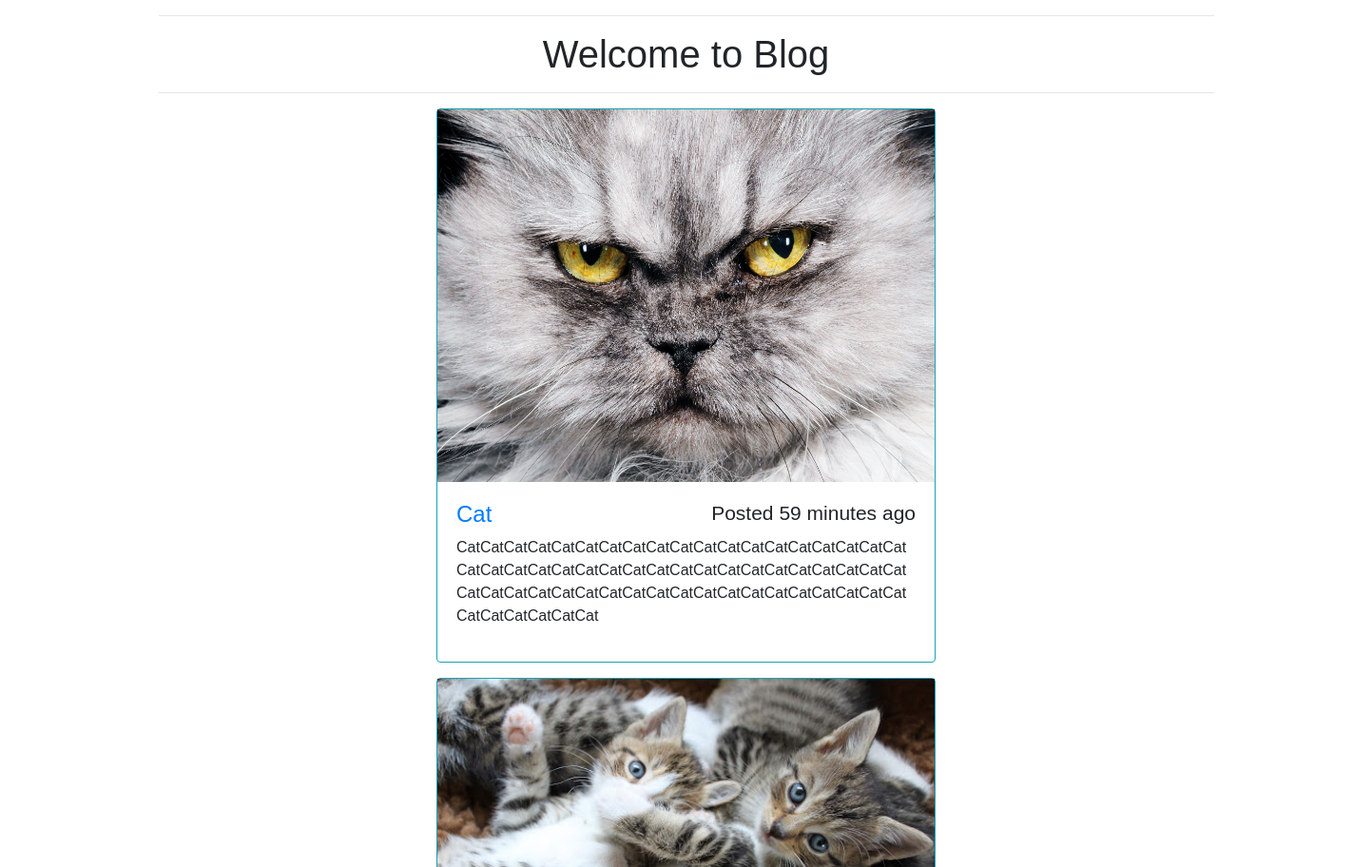
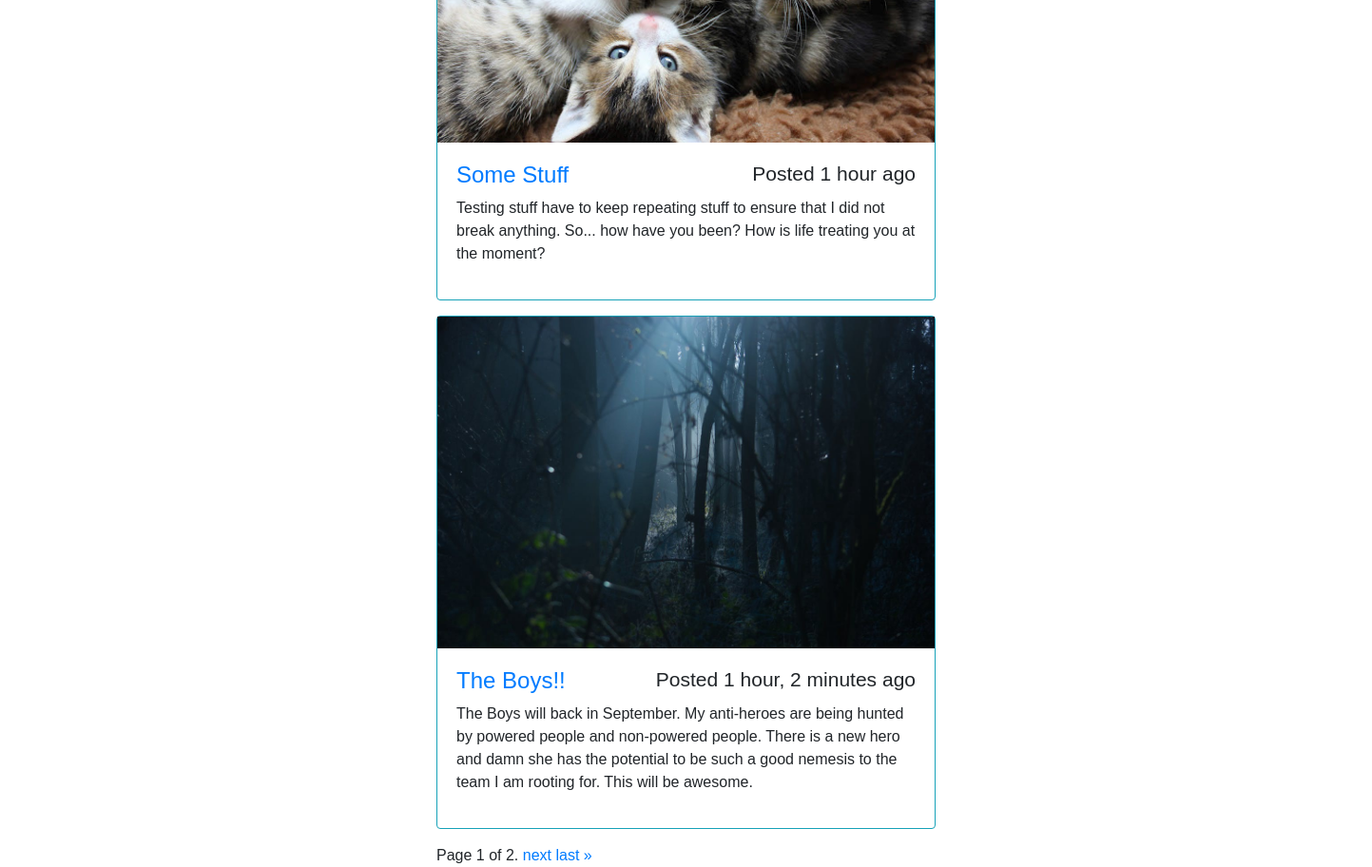
The page / on the database its author committed (2 pictures, top to bottom).
### blog/models.py (models this page shows, shortened)
class Post(models.Model):
    title = models.CharField(max_length=100)
    slug = models.SlugField(unique=True)
    content = models.TextField()
    time_stamp = models.DateTimeField(auto_now_add=True)
    updated = models.DateTimeField(auto_now=True)
    image = models.ImageField(blank=True, null=True, width_field="width_field", height_field="height_field", upload_to='images/')
    height_field = models.IntegerField(default=0)
    width_field = models.IntegerField(default=0)
    def get_absolute_url(self):
        return reverse("blog:details", kwargs={"slug": self.slug})

### blog/views.py (the view)
# urls.py: path('', views.posts_home, name='posts_home'),
def posts_home(request):
    posts_list = Post.objects.all().order_by('-id')
    paginator = Paginator(posts_list, 3)
    page = request.GET.get('page')
    try:
        posts = paginator.page(page)
    except PageNotAnInteger:
        posts = paginator.page(1)
    context = {
        'posts':posts,
    }
    return render(request, 'blog/home.html', context)

### blog/templates/blog/home.html (shortened to what this page needs)
{% extends 'blog/base.html' %}
{% block content %}
    <div class="container">
        <hr>
        <h1 class="text-center">Welcome to Blog</h1>
        <hr>
        <div class="col-sm-12 offset-sm-3">
            {% for post in posts %}
            <div class="row">
                <div class="col-sm-6">
                    <div class="card border-info mb-3">
                        {% if post.image %}
                        <img src="{{post.image.url}}" class="img-fluid">
                        {% endif %}
                        <div class="card-body">
                            <h4><a href="{{post.get_absolute_url}}">{{post.title}}</a><small style="float: right;">Posted {{post.time_stamp|timesince}} ago</small></h4>
                            <p style="float: left; margin-top: 20px;">{{post.content|linebreaks}}</p>
                        </div>
                    </div>
                </div>
            </div>
            {% endfor %}
            <div class="pagination">
                <span class="step-links">
                    <span class="current">
                        Page {{ posts.number }} of {{ posts.paginator.num_pages }}.
                    </span>
                    {% if posts.has_next %}
                        <a href="?page={{ posts.next_page_number }}">next</a>
                        <a href="?page={{ posts.paginator.num_pages }}">last &raquo;</a>
                    {% endif %}
                </span>
            </div>
        </div>
    </div>
{% endblock %}

### blog/templates/blog/base.html (shortened to what this page needs)
{% load bootstrap4 %}
{% load static %}
<!DOCTYPE html>
<html>
    <head>
        {% block styles %}
            {% bootstrap_css %}
            <link rel="stylesheet" type="text/css" href="{% static 'css/index.css'%}">
        {% endblock %}
    </head>
    <body>
        {% block content %}
        {% endblock %}
    </body>
</html>

### static/css/index.css (style rules this page uses)
body { font-family: 'Montserrat', sans-serif; }

### rows shown on the page
Post: image (picture), title "Cat", time_stamp "59 minutes", content "CatCatCatCatCatCatCatCatCatCatCatCatCatCatCatCatCatCatCatCatCatCatCatCatCatCatCatCatCatCatCatCatCatCatCatCatCatCatCatCatCatCatCatCatCatCatCatCatCatCatCatCatCatCatCatCatCatCatCatCatCatCatCat"
Post: image (picture), title "Some Stuff", time_stamp "1 hour", content "Testing stuff have to keep repeating stuff to ensure that I did not break anything. So... how have you been? How is life treating you at the moment?"
Post: image (picture), title "The Boys!!", time_stamp "1 hour, 2 minutes", content "The Boys will back in September. My anti-heroes are being hunted by powered people and non-powered people. There is a new hero and damn she has the potential to be such a good nemesis to the team I am rooting for. This will be awesome."

### other values the page prints
{{ posts.number }} "1"
{{ posts.paginator.num_pages }} "2"
